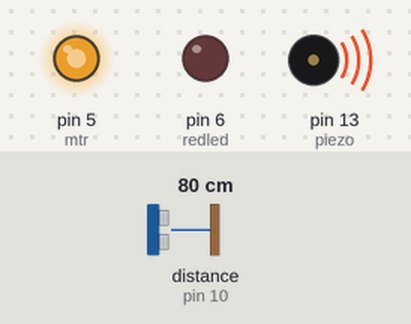
Simulated run of this sketch. Board: Arduino Uno, built with avr-gcc and run on an emulated ATmega328P. Parts: output pins drawn as LEDs (lit = HIGH), buzzer (waves = sounding). Wiring (inferred from the names in the program): ultrasonic range finder: trigger pin 9; echo pin 10. The inputs (shaded band) are chosen by the test bench; at power-on: distance to the obstacle (sensor on pin 10) 80 cm. The echo pulse lasts 58.3 µs per cm; pins used as bus, display or sensor lines are not drawn; what the sketch prints to the serial monitor is not drawn.

Above: at 0.05 s.
At 7.6 s:
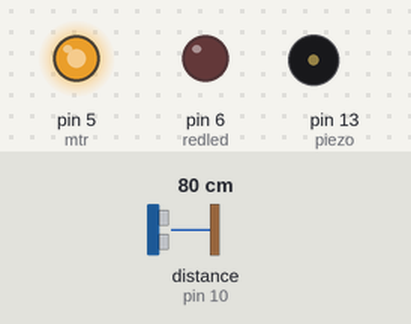
Timing chart, 0 to 8.8 s (numbered marks = the images above):
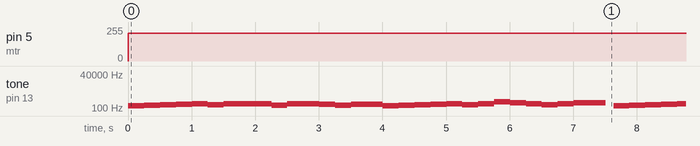

The sketch:

Complicated_Mess.ino
```cpp
#define NOTE_B0  31
#define NOTE_C1  33
#define NOTE_CS1 35
#define NOTE_D1  37
#define NOTE_DS1 39
#define NOTE_E1  41
#define NOTE_F1  44
#define NOTE_FS1 46
#define NOTE_G1  49
#define NOTE_GS1 52
#define NOTE_A1  55
#define NOTE_AS1 58
#define NOTE_B1  62
#define NOTE_C2  65
#define NOTE_CS2 69
#define NOTE_D2  73
#define NOTE_DS2 78
#define NOTE_E2  82
#define NOTE_F2  87
#define NOTE_FS2 93
#define NOTE_G2  98
#define NOTE_GS2 104
#define NOTE_A2  110
#define NOTE_AS2 117
#define NOTE_B2  123
#define NOTE_C3  131
#define NOTE_CS3 139
#define NOTE_D3  147
#define NOTE_DS3 156
#define NOTE_E3  165
#define NOTE_F3  175
#define NOTE_FS3 185
#define NOTE_G3  196
#define NOTE_GS3 208
#define NOTE_A3  220
#define NOTE_AS3 233
#define NOTE_B3  247
#define NOTE_C4  262
#define NOTE_CS4 277
#define NOTE_D4  294
#define NOTE_DS4 311
#define NOTE_E4  330
#define NOTE_F4  349
#define NOTE_FS4 370
#define NOTE_G4  392
#define NOTE_GS4 415
#define NOTE_A4  440
#define NOTE_AS4 466
#define NOTE_B4  494
#define NOTE_C5  523
#define NOTE_CS5 554
#define NOTE_D5  587
#define NOTE_DS5 622
#define NOTE_E5  659
#define NOTE_F5  698
#define NOTE_FS5 740
#define NOTE_G5  784
#define NOTE_GS5 831
#define NOTE_A5  880
#define NOTE_AS5 932
#define NOTE_B5  988
#define NOTE_C6  1047
#define NOTE_CS6 1109
#define NOTE_D6  1175
#define NOTE_DS6 1245
#define NOTE_E6  1319
#define NOTE_F6  1397
#define NOTE_FS6 1480
#define NOTE_G6  1568
#define NOTE_GS6 1661
#define NOTE_A6  1760
#define NOTE_AS6 1865
#define NOTE_B6  1976
#define NOTE_C7  2093
#define NOTE_CS7 2217
#define NOTE_D7  2349
#define NOTE_DS7 2489
#define NOTE_E7  2637
#define NOTE_F7  2794
#define NOTE_FS7 2960
#define NOTE_G7  3136
#define NOTE_GS7 3322
#define NOTE_A7  3520
#define NOTE_AS7 3729
#define NOTE_B7  3951
#define NOTE_C8  4186
#define NOTE_CS8 4435
#define NOTE_D8  4699
#define NOTE_DS8 4978

int melody[] = {
  // First Section
  NOTE_D3, NOTE_E3, NOTE_F3, NOTE_G3, NOTE_A3, NOTE_F3, NOTE_A3, NOTE_GS3,
  NOTE_E3, NOTE_GS3, NOTE_G3, NOTE_E3, NOTE_G3,
   NOTE_D3, NOTE_E3, NOTE_F3, NOTE_G3, NOTE_A3, NOTE_F3, NOTE_A3,NOTE_D4, NOTE_C4,
   NOTE_A3, NOTE_F3, NOTE_A3, NOTE_C4, 0,
   // First Section Repeat
   NOTE_D3, NOTE_E3, NOTE_F3, NOTE_G3, NOTE_A3, NOTE_F3, NOTE_A3, NOTE_GS3,
  NOTE_E3, NOTE_GS3, NOTE_G3, NOTE_E3, NOTE_G3,
   NOTE_D3, NOTE_E3, NOTE_F3, NOTE_G3, NOTE_A3, NOTE_F3, NOTE_A3,NOTE_D4, NOTE_C4,
   NOTE_A3, NOTE_F3, NOTE_A3, NOTE_C4,0,
   //Second Section
   NOTE_A3, NOTE_B3, NOTE_CS4, NOTE_D4, NOTE_E4, NOTE_C4, NOTE_E4, NOTE_F4, NOTE_CS4, NOTE_F4, NOTE_E4, NOTE_C4, NOTE_E4,
   NOTE_A3, NOTE_B3, NOTE_CS4, NOTE_D4, NOTE_E4, NOTE_C4, NOTE_E4, NOTE_F4, NOTE_CS4, NOTE_F4, NOTE_E4,
   //Second Repeat
      NOTE_A3, NOTE_B3, NOTE_CS4, NOTE_D4, NOTE_E4, NOTE_C4, NOTE_E4, NOTE_F4, NOTE_CS4, NOTE_F4, NOTE_E4, NOTE_C4, NOTE_E4,
   NOTE_A3, NOTE_B3, NOTE_CS4, NOTE_D4, NOTE_E4, NOTE_C4, NOTE_E4, NOTE_F4, NOTE_CS4, NOTE_F4, NOTE_E4,
    // Last Section
  NOTE_D3, NOTE_E3, NOTE_F3, NOTE_G3, NOTE_A3, NOTE_F3, NOTE_A3, NOTE_GS3,
  NOTE_E3, NOTE_GS3, NOTE_G3, NOTE_E3, NOTE_G3,
   NOTE_D3, NOTE_E3, NOTE_F3, NOTE_G3, NOTE_A3, NOTE_F3, NOTE_A3,NOTE_D4, NOTE_C4,
   NOTE_A3, NOTE_F3, NOTE_E3, NOTE_D3
};

// note durations: 4 = quarter note, 8 = eighth note, etc.
int noteDurations[] = {
  //First Section
  4, 4, 4, 4, 4, 4, 2, 4, 4, 2, 4, 4, 2, 4, 4, 4, 4, 4, 4, 4, 4, 4, 4, 4, 4, 2, 8,
  // First Repeat
  4, 4, 4, 4, 4, 4, 2, 4, 4, 2, 4, 4, 2, 4, 4, 4, 4, 4, 4, 4, 4, 4, 4, 4, 4, 2, 8,
  // Second Section
  4, 4, 4, 4, 4, 4, 2, 4, 4, 2, 4, 4, 2, 4, 4, 4, 4, 4, 4, 2, 4, 4, 2, 1,
  // Second Repeat
   4, 4, 4, 4, 4, 4, 2, 4, 4, 2, 4, 4, 2, 4, 4, 4, 4, 4, 4, 2, 4, 4, 2, 1,
  // Last Section
   4, 4, 4, 4, 4, 4, 2, 4, 4, 2, 4, 4, 2, 4, 4, 4, 4, 4, 4, 4, 4, 4, 4, 4, 4, 2,
};


const unsigned long ult2 = 2;
const unsigned long ult10 = 10;
unsigned long ult2prev = 0;
unsigned long ult10prev = 0;
unsigned long meloprev = 0;

long duration;

const int trigPin = 9;
const int echoPin = 10;
const int redled = 6;
const int piezo = 13;

int mtrpwm;
int distance;
int mtr = 5;

void setup() {

pinMode(trigPin, OUTPUT);
pinMode(echoPin, INPUT);
pinMode(redled, OUTPUT);
pinMode(mtr, OUTPUT);
pinMode(piezo, OUTPUT);
Serial.begin(9600);
}

void loop() {

   unsigned long microtime = micros();
   unsigned long miltime = millis();
digitalWrite(trigPin, LOW);
 if (microtime - ult2prev >= ult2) {
   digitalWrite(trigPin, HIGH);
    ult2prev = microtime;
}

  if (microtime - ult10prev >= ult10) {
    digitalWrite(trigPin, LOW);
    ult10prev = microtime;
}

duration = pulseIn(echoPin, HIGH);

distance= duration*0.034/2;
Serial.print("Distance: ");
Serial.print(distance);
Serial.print(" Motor PWM: ");
Serial.println(mtrpwm);

mtrpwm = (distance/1.6);
analogWrite(mtr, 255 - mtrpwm);

  int noteDuration;
  int pauseBetweenNotes;
    for(int thisNote = 0; ; thisNote = (thisNote + 1)%1000) {
        noteDuration = 1000 / noteDurations[thisNote];
        tone(13, melody[thisNote], noteDuration);
        pauseBetweenNotes = noteDuration * 1;
        delay(pauseBetweenNotes);
       /* if ( miltime - meloprev >= pauseBetweenNotes){
        noTone(13);
        meloprev = miltime;
        }
    */

    }

if (distance <= 100){
 	 digitalWrite(redled, HIGH);
  }
  else
    digitalWrite(redled, LOW);

}
```

Measured:
- by itself, pin 5 (mtr): 0/255 → 207/255 at 0.01 s
- by itself, tone on pin 13 (piezo): plays 147 Hz for 0.25 s, 165 Hz for 0.25 s, 175 Hz for 0.25 s, 196 Hz for 0.25 s, 220 Hz for 0.25 s, 175 Hz for 0.25 s … (127 notes in this stretch)
